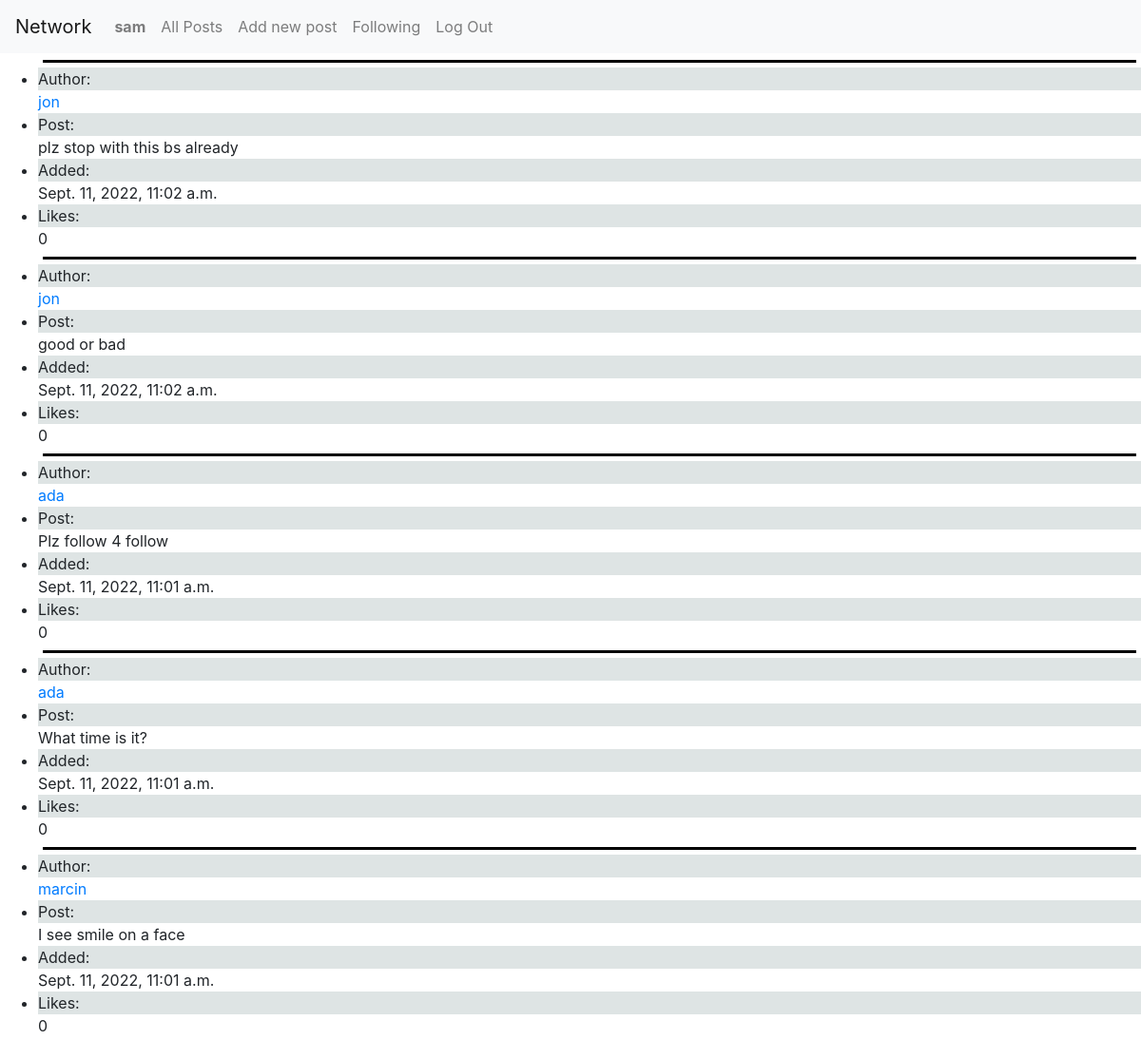
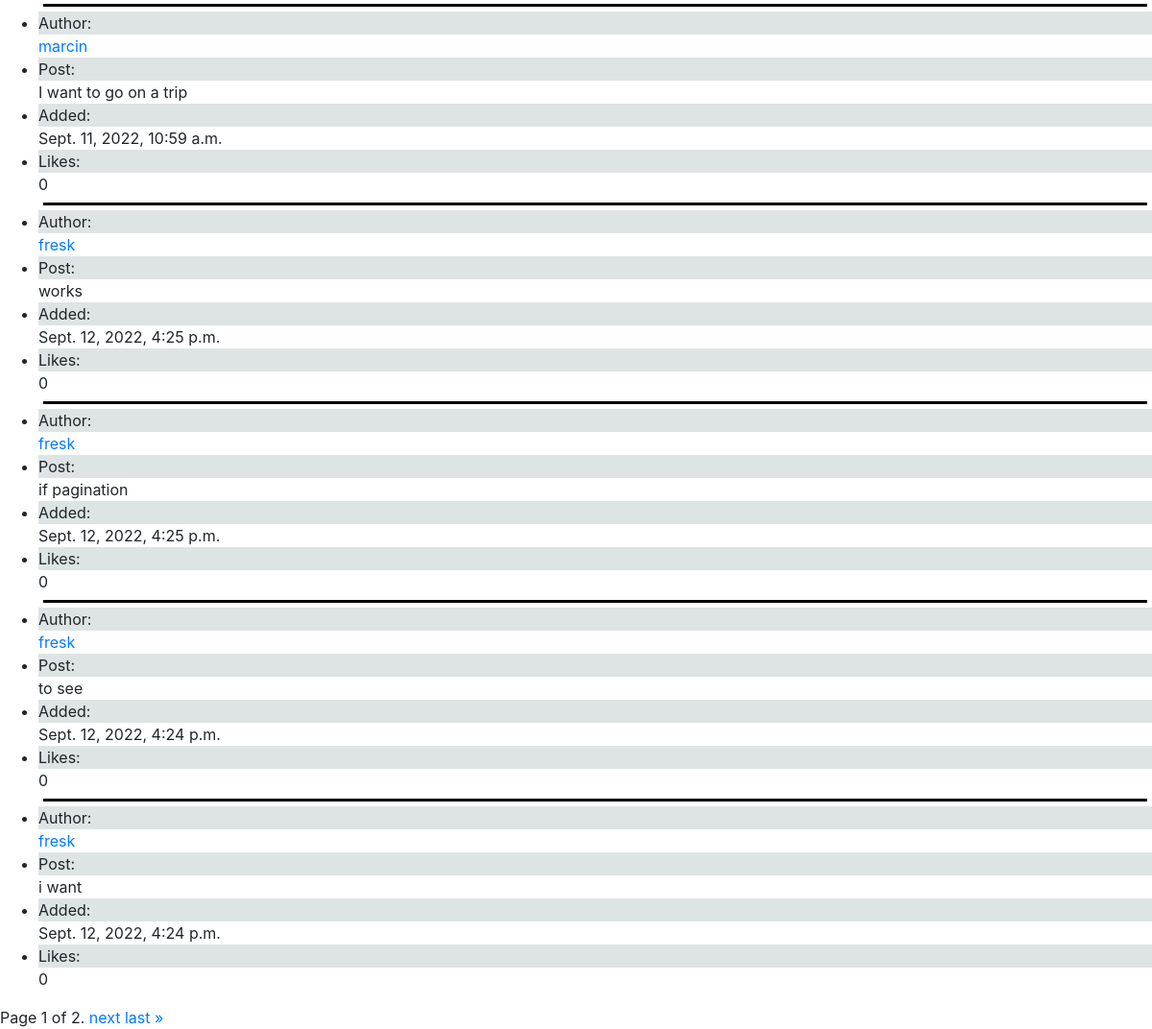
/following (signed in), run on the app's committed database (2 pictures, top to bottom).
### network/models.py (models this page shows, shortened)
class User(AbstractUser):
    followers_number = models.IntegerField(default=0)
    following_number = models.IntegerField(default=0)
    followers = models.ManyToManyField("self", blank=True, symmetrical=False, related_name="u_followers")
    following = models.ManyToManyField("self", blank=True,  symmetrical=False, related_name="u_following")

class New_post(models.Model):
    poster = models.ForeignKey(User, on_delete=models.CASCADE, related_name="poster")
    post = models.TextField(max_length=500)
    date = models.DateTimeField(auto_now=True)
    likes = models.IntegerField(default=0)

### network/views.py (the view)
# urls.py: path("following", views.following, name="following"),
def following(request):
    user = request.user
    posts_id = []
    for id in user.following.all():
        posts_id.append(id.id)
    posts = list(reversed(New_post.objects.all().filter(poster__in=posts_id)))
    paginator = Paginator(posts, 10)
    page_number = request.GET.get('page')
    page_obj = paginator.get_page(page_number)
    return render(request, "network/following.html", {
        "page_obj": page_obj
    })

### network/templates/network/following.html (shortened to what this page needs)
{% extends "network/layout.html" %}
{% block body %}
    <ul>
        {% for post in page_obj %}
            <div class="line"></div>
            <div>
                <li>
                    <div class="grey">Author:</div>
                    <a href="{% url 'profile' post.poster.id %}">{{ post.poster }}</a>
                </li>
                <li><div class="grey">Post:</div>{{ post.post }}</li>
                <li><div class="grey">Added:</div>{{ post.date }}</li>
                <li><div class="grey">Likes:</div>{{ post.likes }}</li>
                {% empty %}
                <li>No current posts</li>
            </div>
            {% endfor %}
    </ul>
    <div class="pagination">
        <span class="step-links">
            <span class="current">
                Page {{ page_obj.number }} of {{ page_obj.paginator.num_pages }}.
            </span>
            {% if page_obj.has_next %}
                <a href="?page={{ page_obj.next_page_number }}">next</a>
                <a href="?page={{ page_obj.paginator.num_pages }}">last &raquo;</a>
            {% endif %}
        </span>
    </div>
{% endblock %}

### network/templates/network/layout.html (shortened to what this page needs)
{% load static %}
<!DOCTYPE html>
<html lang="en">
    <head>
        <link rel="stylesheet" href="https://stackpath.bootstrapcdn.com/bootstrap/4.4.1/css/bootstrap.min.css">
        <link href="{% static 'network/styles.css' %}" rel="stylesheet">
    </head>
    <body>
        <nav class="navbar navbar-expand-lg navbar-light bg-light">
            <a class="navbar-brand" href="#">Network</a>
            <div>
              <ul class="navbar-nav mr-auto">
                {% if user.is_authenticated %}
                    <li class="nav-item">
                        <a class="nav-link" href="{% url 'profile' user.id %}"><strong>{{ user.username }}</strong></a>
                    </li>
                {% endif %}
                <li class="nav-item">
                  <a class="nav-link" href="{% url 'index' %}">All Posts</a>
                </li>
                {% if user.is_authenticated %}
                    <li class="nav-item">
                        <a class="nav-link" href="{% url 'new_post' %}">Add new post</a>
                    </li>
                    <li class="nav-item">
                        <a class="nav-link" href="{% url 'following' %}">Following</a>
                    </li>
                    <li class="nav-item">
                        <a class="nav-link" href="{% url 'logout' %}">Log Out</a>
                    </li>
                {% endif %}
              </ul>
            </div>
          </nav>
        <div class="body">
            {% block body %}
            {% endblock %}
        </div>
    </body>
</html>

### network/static/network/styles.css (style rules this page uses)
.line { border-bottom: 3px solid black; height: 5px; margin: 5px; }
.grey { background-color: rgba(210, 218, 218, 0.733); }

### data on the page
User: username "sam"
New_post: poster "jon", post "plz stop with this bs already", date "Sept. 11, 2022, 11:02 a.m.", likes "0"
New_post: poster "jon", post "good or bad", date "Sept. 11, 2022, 11:02 a.m.", likes "0"
New_post: poster "ada", post "Plz follow 4 follow", date "Sept. 11, 2022, 11:01 a.m.", likes "0"
New_post: poster "ada", post "What time is it?", date "Sept. 11, 2022, 11:01 a.m.", likes "0"
New_post: poster "marcin", post "I see smile on a face", date "Sept. 11, 2022, 11:01 a.m.", likes "0"
New_post: poster "marcin", post "I want to go on a trip", date "Sept. 11, 2022, 10:59 a.m.", likes "0"
New_post: poster "fresk", post "works", date "Sept. 12, 2022, 4:25 p.m.", likes "0"
New_post: poster "fresk", post "if pagination", date "Sept. 12, 2022, 4:25 p.m.", likes "0"
New_post: poster "fresk", post "to see", date "Sept. 12, 2022, 4:24 p.m.", likes "0"
New_post: poster "fresk", post "i want", date "Sept. 12, 2022, 4:24 p.m.", likes "0"

### other printed values
{{ page_obj.number }} "1"
{{ page_obj.paginator.num_pages }} "2"
